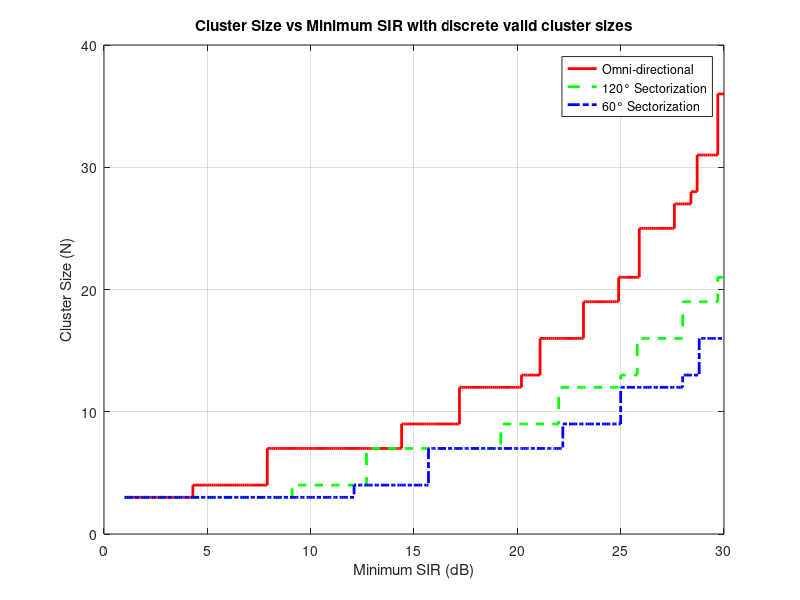

Write MATLAB code to recreate this figure.
clc; clear; close all;
%%Part B1 

%% Parameters
n = 4;                                % Path loss exponent
SIR_dB = 1:0.1:30;                    % SIR range in dB (more precise)
SIR_linear = 10.^(SIR_dB/10);         % Convert SIR to linear scale

% Interference factors for sectorizations
i0_omni = 6;
i0_120 = 2;
i0_60 = 1;

%% Generate valid cluster sizes: N = i^2 + k^2 + i*k for i,k = 0..max_index, excluding (0,0)
max_index = 10;
N_values = [];

for i = 0:max_index
    for k = 0:max_index
        if i == 0 && k == 0
            continue;
        end
        N_tmp = i^2 + k^2 + i*k;
        N_values = [N_values, N_tmp];
    end
end

N_valid = unique(N_values);
N_valid = sort(N_valid);

%% Function to round cluster size up to next valid N
roundUpN = @(Nth) min(N_valid(N_valid >= Nth));

%% Part 1: Calculate cluster size for each SIR and sectorization type,
% rounding up to next valid cluster size

N_omni = zeros(size(SIR_linear));
N_120 = zeros(size(SIR_linear));
N_60 = zeros(size(SIR_linear));

for idx = 1:length(SIR_linear)
    SIR = SIR_linear(idx);
    
    % Theoretical continuous cluster size formula:
    N_th_omni = ( (SIR * i0_omni)^(1/n) + 1 )^2 / 3;
    N_th_120  = ( (SIR * i0_120 )^(1/n) + 1 )^2 / 3;
    N_th_60   = ( (SIR * i0_60  )^(1/n) + 1 )^2 / 3;
    
    % Round up to next valid cluster size from N_valid
    N_omni(idx) = roundUpN(N_th_omni);
    N_120(idx)  = roundUpN(N_th_120);
    N_60(idx)   = roundUpN(N_th_60);
end

%% Plot Cluster Size vs SIR
figure;
stairs(SIR_dB, N_omni, 'r', 'LineWidth', 2); hold on;
stairs(SIR_dB, N_120, 'g--', 'LineWidth', 2);
stairs(SIR_dB, N_60, 'b-.', 'LineWidth', 2);
grid on;
xlabel('Minimum SIR (dB)');
ylabel('Cluster Size (N)');
title('Cluster Size vs Minimum SIR with discrete valid cluster sizes');
legend('Omni-directional', '120° Sectorization', '60° Sectorization');